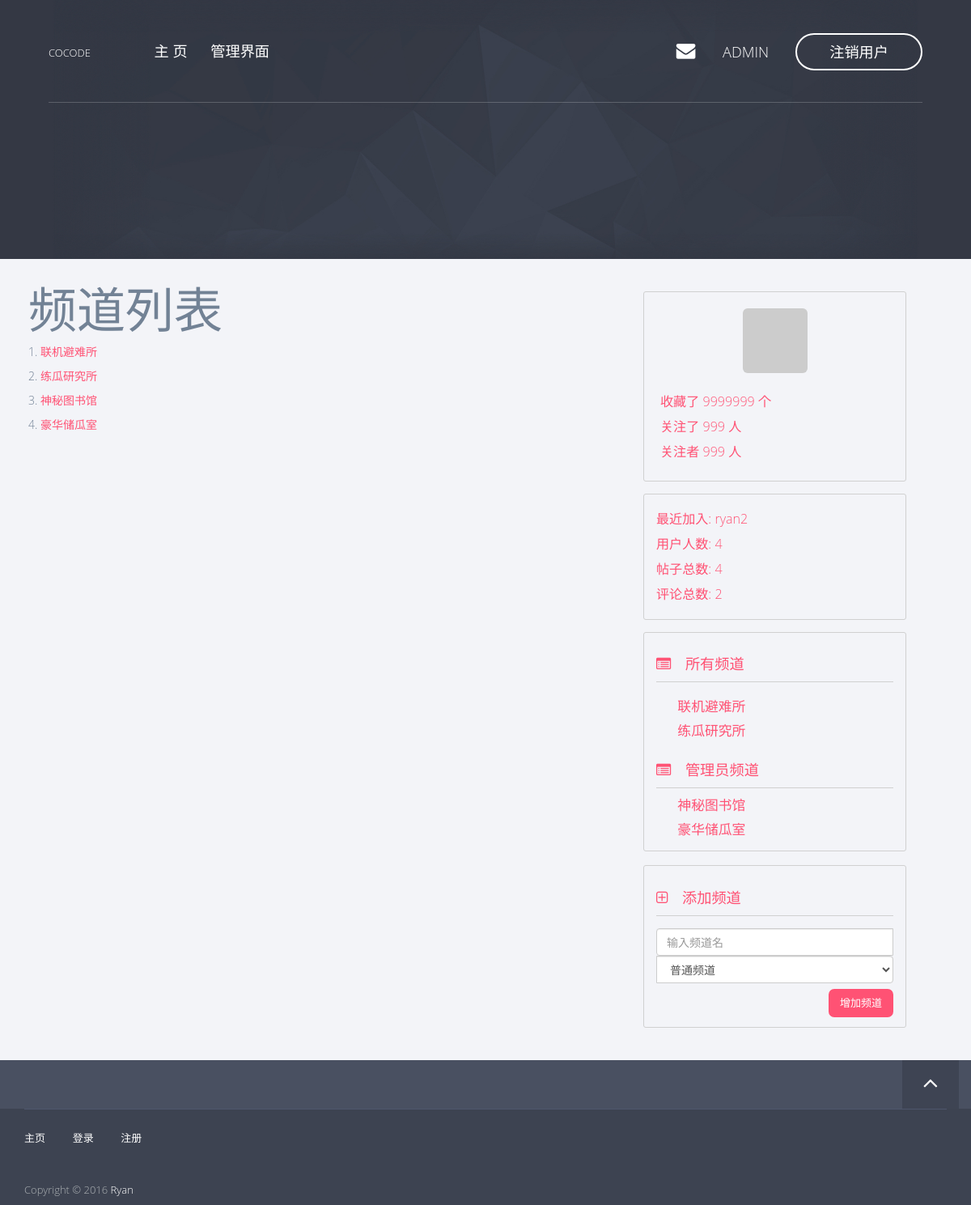
/channel/list (signed in), run on an earlier commit of the app's database.
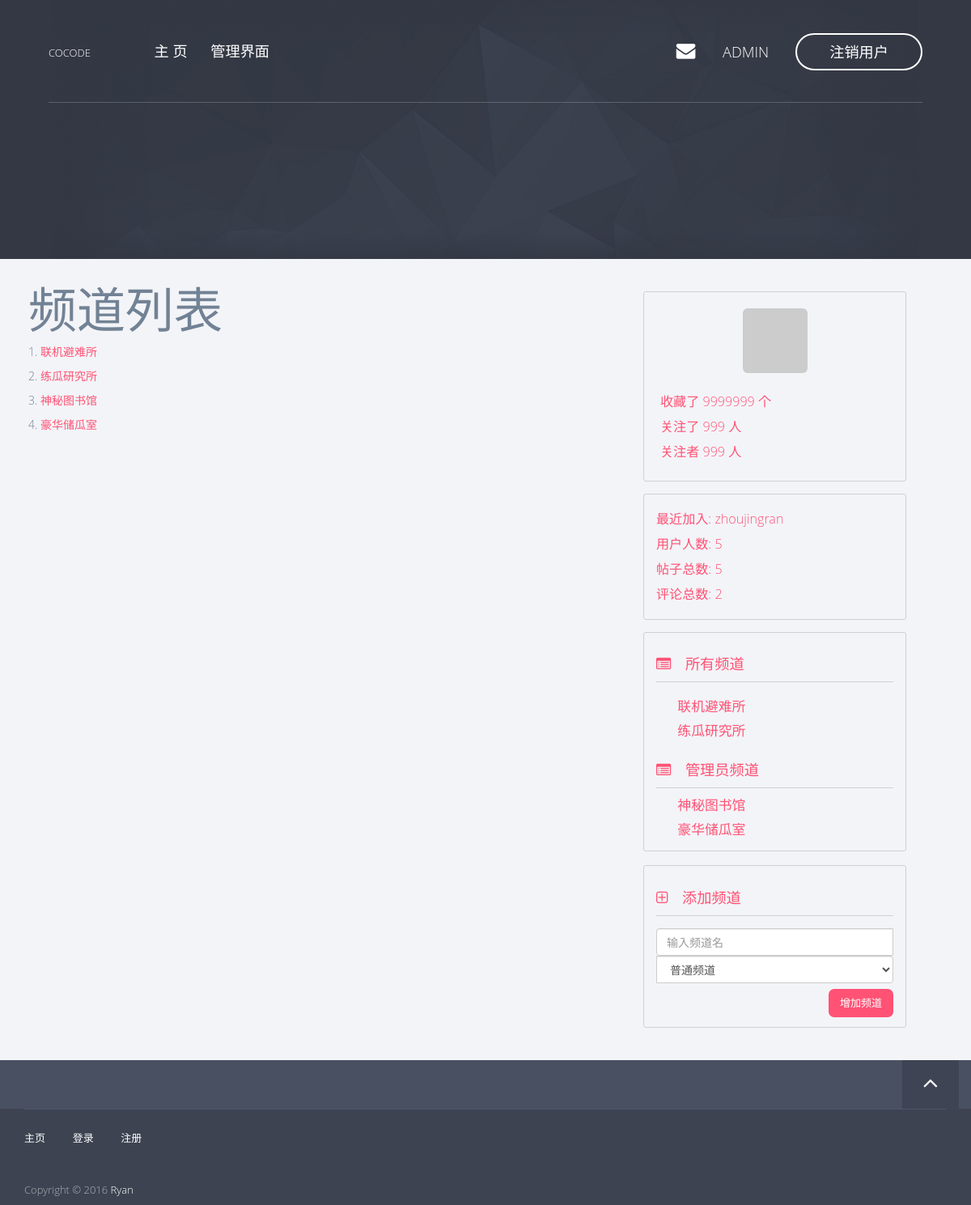
And on a later commit of the database.
### app/models/user.py (models this page shows, shortened)
class User(db.Model, Model):
    __tablename__ = 'users'
    id = db.Column(db.Integer, primary_key=True)
    username = db.Column(db.String(), unique=True)
    password_hash = db.Column(db.String())
    email = db.Column(db.String(), unique=True)
    avatar_hash = db.Column(db.String())
    created_time = db.Column(db.Integer, default=0)
    role_id = db.Column(db.Integer, db.ForeignKey('roles.id'))
    posts = db.relationship('Post', backref='author')
    comments = db.relationship('Comment', backref='author')
    @property
    def password(self):
        raise AttributeError('password is not readable')
    def is_admin(self):
        return self.role.permissions == 0xff
    def gravatar(self, size=100, default='identicon', rating='g'):
        from flask import request
        gravatar_url = 'secure.gravatar.com/avatar'
        if request.is_secure:
            url = 'https://' + gravatar_url
        else:
            url = 'http://' + gravatar_url
        hash = self.avatar_hash or md5(self.email.encode('utf-8')).hexdigest()
        return '{url}/{hash}?s={size}&d={default}&r={rating}'.format(url=url,
                                                                     hash=hash,
                                                                     size=size,
                                                                     default=default,
                                                                     rating=rating)

### app/views.py (the view)
@app.route('/channel/list')
def channels():
    channels = Channel.query.all()
    return render_template('channels.html',
                           channels=channels)

### app/context_processers.py (called while the page is built)
@app.context_processor
def current_user_processor():
    return dict(current_user=current_user())

@app.context_processor
def channel_processor():
    channels = Channel.query.all()
    permissions = [
        ChannelPermission.NORMAL,
        ChannelPermission.ADMIN,
    ]
    dic = {
        'channels': channels,
        'permissions': permissions,
    }
    return dict(**dic)

@app.context_processor
def user_processor():
    user_count = User.query.count()
    new_user = User.query.order_by(User.created_time.desc()).first()
    return dict(new_user=new_user,
                user_count=user_count)

@app.context_processor
def post_processor():
    post_count = Post.query.count()
    return dict(post_count=post_count)

@app.context_processor
def comment_processor():
    comment_count = Comment.query.count()
    return dict(comment_count=comment_count)

### app/models/channel.py (called while the page is built)
    def is_admin(self):
        return self.permission == ChannelPermission.ADMIN[0]

### app/models/user.py (called while the page is built)
def current_user():
    id = session.get('user_key', None)
    user = None
    if id is not None:
        user = User.query.get(id)
    return user

### app/templates/channels.html (shortened to what this page needs)
{% extends 'base8-4.html' %}
{% block page_content %}
    <h1>频道列表</h1>
    {% for c in channels %}
        <p>{{ c.id }}. <a href="/channel/{{ c.id }}">{{ c.name }}</a></p>
    {% endfor %}
{% endblock %}

### app/templates/_bbs_info.html
<div class="col-md-10 forum-info">
    <div class="forum-info-item">最近加入: <a href="/profile/{{ new_user.username }}">{{ new_user.username }}</a></div>
    <div class="forum-info-item">用户人数: {{ user_count }}</div>
    <div class="forum-info-item">帖子总数: {{ post_count }} </div>
    <div class="forum-info-item">评论总数: {{ comment_count }} </div>
</div>

What changed in the data, as far as the page shows it:
no longer on this page (row unchanged): User: username "ryan2"
added User: username "zhoujingran"
Also different on the page:
{{ user_count }}: "4" → "5"
{{ post_count }}: "4" → "5"
